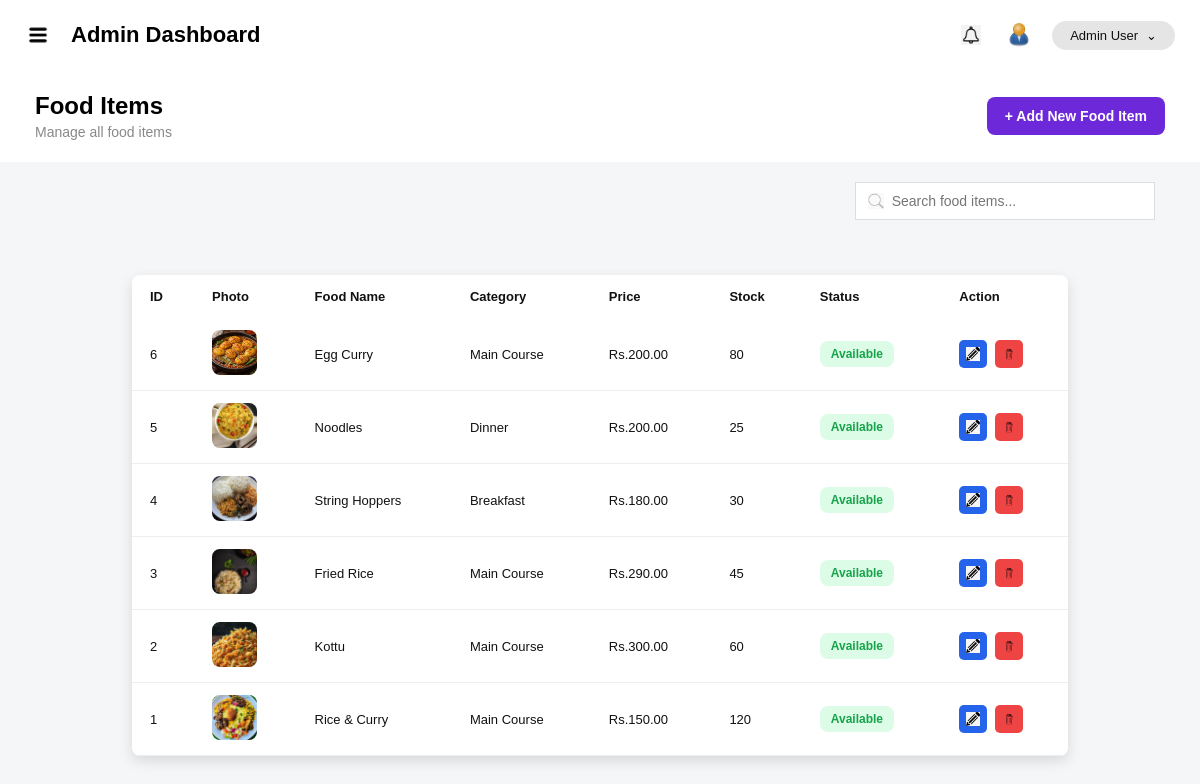
The page /admin/food_items.php (signed in) on the database as committed earlier.
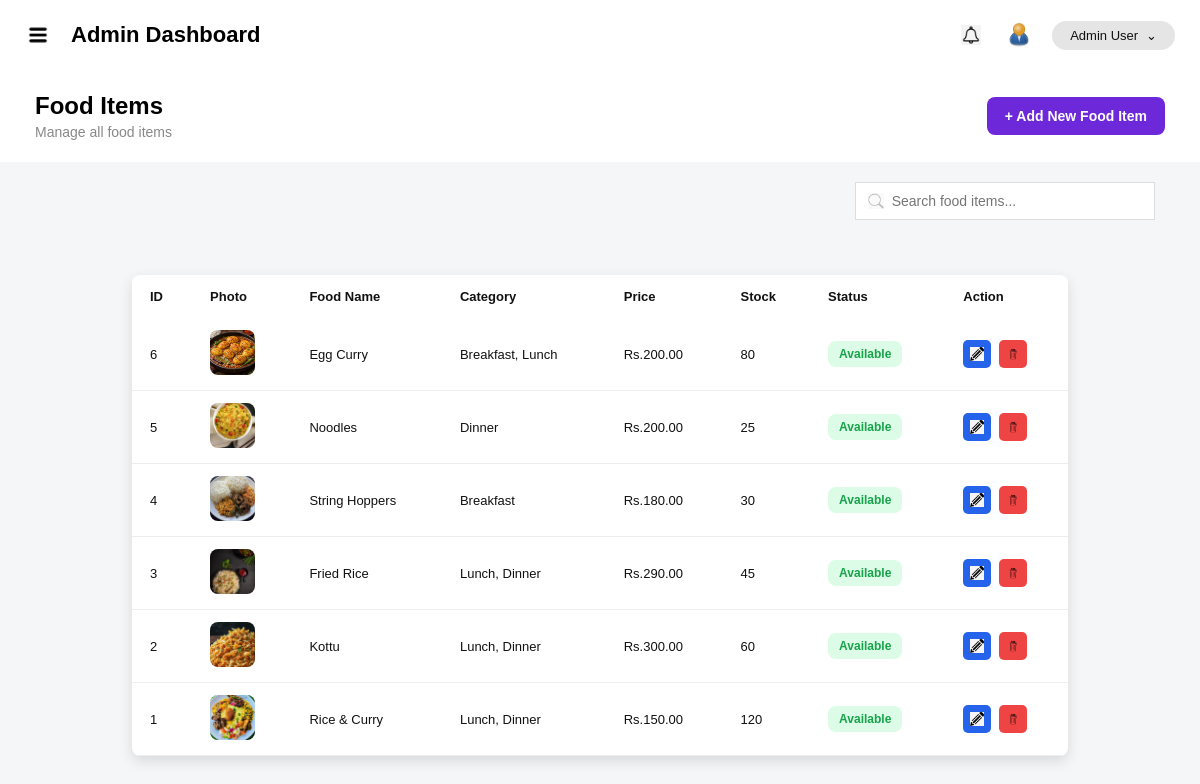
The same page on the database as committed later.
### tables this page shows
CREATE TABLE IF NOT EXISTS food_items (
    id                  INT AUTO_INCREMENT PRIMARY KEY,
    food_name           VARCHAR(150)    NOT NULL,
    description         TEXT            DEFAULT NULL,
    price               DECIMAL(10,2)   NOT NULL,
    category            VARCHAR(100)    NOT NULL,
    image               VARCHAR(255)    DEFAULT 'default_food.jpg',
    availability_status ENUM('Available','Unavailable') NOT NULL DEFAULT 'Available',
    created_at          DATETIME        NOT NULL DEFAULT CURRENT_TIMESTAMP
);

### config.php (called while the page is built, shortened)
<?php
function e($str)
{
    return htmlspecialchars((string)$str, ENT_QUOTES, 'UTF-8');
}

### admin/food_items.php (the view, shortened to what this page needs)
<?php
require_once '../config.php';
require_once '../db.php';
$msg = '';
$flash_type = '';
$foods_sql = "SELECT f.*, COALESCE(i.quantity,0) AS stock, COALESCE(i.low_stock_alert,10) AS low_alert
              FROM food_items f
              LEFT JOIN inventory i ON i.food_item_id = f.id
              ORDER BY f.id DESC";
$foods = mysqli_query($conn, $foods_sql);
?>
<!DOCTYPE html>
<html>
<head>
  <link rel="stylesheet" href="style.css">
</head>
<body data-flash-type="<?= e($flash_type) ?>" data-flash-msg="<?= e($msg) ?>">
  <div class="page">
    <div class="main-content">
      <?php include 'includes/topbar.php'; ?>
      <div class="food-page-header">
        <div>
          <h1>Food Items</h1>
          <p>Manage all food items</p>
        </div>
        <button id="addFoodBtn">+ Add New Food Item</button>
      </div>
      <div class="food-search-area">
        <div class="food-search-box">
          <img src="images/search.png" alt="Search">
          <input type="text" id="foodSearchInput" placeholder="Search food items...">
        </div>
      </div>
      <div class="food-table-section">
        <div class="table-wrapper">
          <table>
            <thead>
              <tr>
                <th>ID</th>
                <th>Photo</th>
                <th>Food Name</th>
                <th>Category</th>
                <th>Price</th>
                <th>Stock</th>
                <th>Status</th>
                <th>Action</th>
              </tr>
            </thead>
            <tbody id="foodTableBody">
              <?php $food_rows = mysqli_fetch_all($foods, MYSQLI_ASSOC); ?>
              <?php if (empty($food_rows)): ?>
                <tr>
                  <td colspan="8">
                    <div class="empty-state">
                      <div class="empty-state-icon">🍽️</div>
                      <div class="empty-state-title">No food items yet</div>
                      <div class="empty-state-text">Click "+ Add New Food Item" to add your first item to the menu.</div>
                    </div>
                  </td>
                </tr>
              <?php else: ?>
                <?php foreach ($food_rows as $f): ?>
                  <?php
                  if ($f['availability_status'] === 'Unavailable') {
                    $status_class = 'status-cancelled';
                  } elseif ($f['stock'] <= $f['low_alert']) {
                    $status_class = 'low-stock';
                  } else {
                    $status_class = 'available';
                  }
                  $status_label = $f['availability_status'];
                  ?>
                  <tr>
                    <td><?= $f['id'] ?></td>
                    <td>
                      <img src="../user/Images/<?= e($f['image']) ?>" onerror="this.src='../user/Images/food.jpg'" style="width: 45px; height: 45px; object-fit: cover; border-radius: 8px;">
                    </td>
                    <td><?= e($f['food_name']) ?></td>
                    <td><?= e(str_replace(',', ', ', $f['category'])) ?></td>
                    <td>Rs.<?= number_format($f['price'], 2) ?></td>
                    <td><?= $f['stock'] ?></td>
                    <td><span class="food-status <?= $status_class ?>"><?= $status_label ?></span></td>
                    <td>
                      <div class="action-buttons">
                        <button class="edit-btn" onclick="openEditModal(<?= $f['id'] ?>, '<?= e(addslashes($f['food_name'])) ?>', '<?= e(addslashes($f['category'])) ?>', <?= $f['price'] ?>, <?= $f['stock'] ?>, '<?= $f['availability_status'] ?>', '<?= e(addslashes($f['description'] ?? '')) ?>')">
                          <img src="images/edit.png" alt="Edit">
                        </button>
                        <button class="delete-btn" onclick="confirmDialog({icon:'🗑️',title:'Delete Food Item',message:'Delete &quot;<?= e(addslashes($f['food_name'])) ?>&quot;? This will also remove its inventory record.',okText:'Yes, Delete',onConfirm:function(){window.location='food_items.php?delete=<?= $f['id'] ?>';}})"><img src="images/trash.png" alt="Delete"></button>
                      </div>
                    </td>
                  </tr>
                <?php endforeach; ?>
              <?php endif; ?>
            </tbody>
          </table>
        </div>
      </div>
    </div>
  </div>
</body>
</html>

Rows that differ between the two databases and show on the page:
changed food_items "Egg Curry": category "Main Course" → "Breakfast, Lunch"
changed food_items "Fried Rice": category "Main Course" → "Lunch, Dinner"
changed food_items "Kottu": category "Main Course" → "Lunch, Dinner"
changed food_items "Rice & Curry": category "Main Course" → "Lunch, Dinner"
